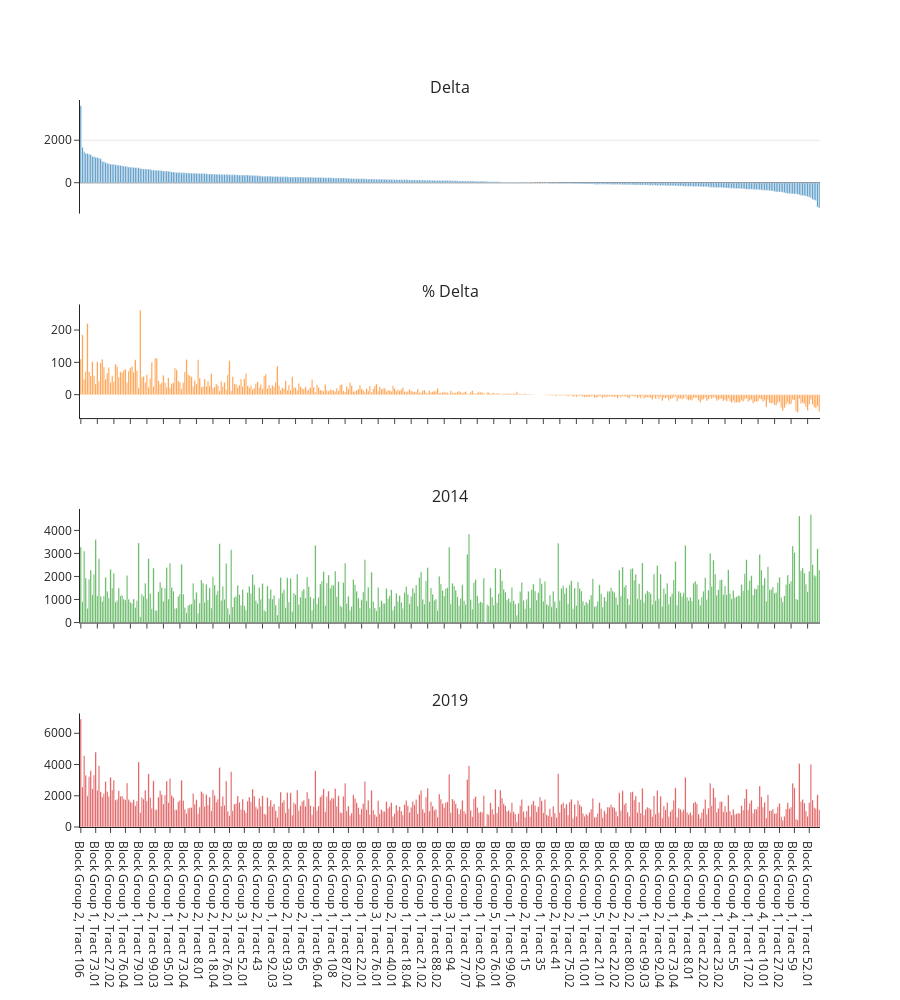

Notebook code cell kept with this figure:
### Code cell
# Add the percentage to the analysis
fig = make_subplots(rows=4, cols=1, subplot_titles=('Delta','% Delta', '2014', '2019'), shared_xaxes=True,)

# Add absolute differences
fig.add_trace(
    go.Bar(x = features['name'], y = features['delta']),
    row=1, col=1
)

# Add percentage differences
fig.add_trace(
    go.Bar(x = features['name'], y = features['delta_percentage']),
    row=2, col=1
)

# Add absolute differences
fig.add_trace(
    go.Bar(y = features ['population (2014)'], x = features['name']),
    row=3, col=1
)

# Add percentage differences
fig.add_trace(
    go.Bar(y = features ['population (2019)'], x = features['name']),
    row=4, col=1
)


fig.update_layout(
    template='simple_white',
    xaxis = dict(visible=False, showticklabels=False),
#     xaxis2 = dict(visible=False, showticklabels=False),
    yaxis = dict(showgrid = True,  zeroline=True),
#     yaxis2 = dict(showgrid = True,  zeroline=True),
    hovermode='x unified',
    showlegend = False,
    height = 1000

)

### Figure 1 — Plotly figure (JSON) as saved in the notebook; plotly's stock layout.template omitted (floating-point values rounded to 4 significant figures; data arrays with more than 128 entries replaced by an {"elided": "..."} marker saying what was removed)
{"data": [{"type": "bar", "x": {"elided": "448 str values"}, "xaxis": "x", "y": {"elided": "448 int values"}, "yaxis": "y"}, {"type": "bar", "x": {"elided": "448 str values"}, "xaxis": "x2", "y": {"elided": "448 float values"}, "yaxis": "y2"}, {"type": "bar", "x": {"elided": "448 str values"}, "xaxis": "x3", "y": {"elided": "448 int values"}, "yaxis": "y3"}, {"type": "bar", "x": {"elided": "448 str values"}, "xaxis": "x4", "y": {"elided": "448 int values"}, "yaxis": "y4"}], "layout": {"annotations": [{"font": {"size": 16}, "showarrow": false, "text": "Delta", "x": 0.5, "xanchor": "center", "xref": "paper", "y": 1, "yanchor": "bottom", "yref": "paper"}, {"font": {"size": 16}, "showarrow": false, "text": "% Delta", "x": 0.5, "xanchor": "center", "xref": "paper", "y": 0.7188, "yanchor": "bottom", "yref": "paper"}, {"font": {"size": 16}, "showarrow": false, "text": "2014", "x": 0.5, "xanchor": "center", "xref": "paper", "y": 0.4375, "yanchor": "bottom", "yref": "paper"}, {"font": {"size": 16}, "showarrow": false, "text": "2019", "x": 0.5, "xanchor": "center", "xref": "paper", "y": 0.1562, "yanchor": "bottom", "yref": "paper"}], "height": 1000, "hovermode": "x unified", "showlegend": false, "xaxis": {"anchor": "y", "domain": [0, 1], "matches": "x4", "showticklabels": false, "visible": false}, "xaxis2": {"anchor": "y2", "domain": [0, 1], "matches": "x4", "showticklabels": false}, "xaxis3": {"anchor": "y3", "domain": [0, 1], "matches": "x4", "showticklabels": false}, "xaxis4": {"anchor": "y4", "domain": [0, 1]}, "yaxis": {"anchor": "x", "domain": [0.8438, 1], "showgrid": true, "zeroline": true}, "yaxis2": {"anchor": "x2", "domain": [0.5625, 0.7188]}, "yaxis3": {"anchor": "x3", "domain": [0.2812, 0.4375]}, "yaxis4": {"anchor": "x4", "domain": [0, 0.1562]}}}
